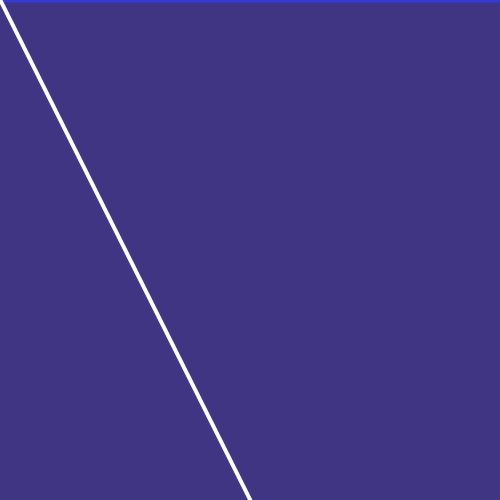
Frame 1 (no input)
Frame 60 (the mouse pressed at the canvas centre just before this capture): identical to frame 1, image omitted
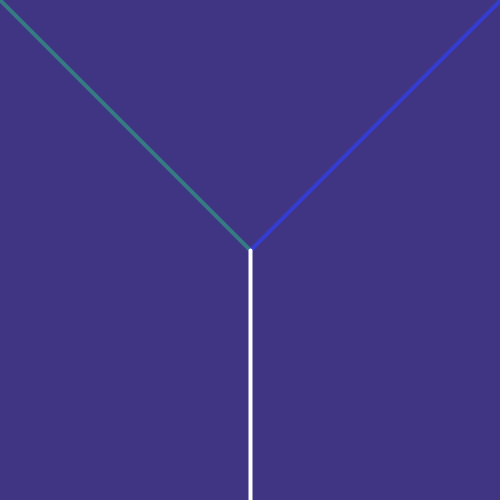
Frame 120 (the mouse held since frame 60 and released just before this capture)

The Processing sketch that drew these frames (run headless with seeded random() and noise(); from frame 60 on, the mouse is pressed at the canvas centre):

// Processing sketch: processing_133913
// ── processing_133913.pde


void setup(){
size(500,500);
strokeWeight(4);
stroke(255,0,0);
}
void draw(){
  background(64,53,131);
  stroke(53,123,131);
line(0,0,mouseX,mouseY);
stroke(53,61,209);
line(width,0,mouseX,mouseY);
stroke(255,255,255);
line(width/2,height,mouseX, mouseY);

}
